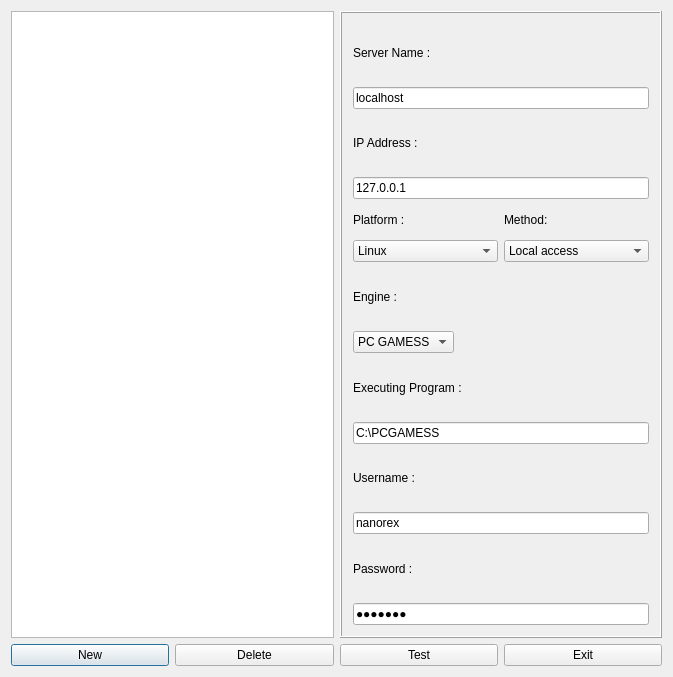
<ui version="4.0" >
 <author></author>
 <comment></comment>
 <exportmacro></exportmacro>
 <class>ServerManagerDialog</class>
 <widget class="QDialog" name="ServerManagerDialog" >
  <property name="geometry" >
   <rect>
    <x>0</x>
    <y>0</y>
    <width>673</width>
    <height>677</height>
   </rect>
  </property>
  <property name="windowTitle" >
   <string>Server Manager</string>
  </property>
  <layout class="QVBoxLayout" >
   <property name="margin" >
    <number>11</number>
   </property>
   <property name="spacing" >
    <number>6</number>
   </property>
   <item>
    <layout class="QHBoxLayout" >
     <property name="margin" >
      <number>0</number>
     </property>
     <property name="spacing" >
      <number>6</number>
     </property>
     <item>
      <widget class="QListWidget" name="server_listview" >
       <column>
        <property name="text" >
         <string>Server ID</string>
        </property>
       </column>
       <column>
        <property name="text" >
         <string>Engine</string>
        </property>
       </column>
      </widget>
     </item>
     <item>
      <widget class="QFrame" name="frame4" >
       <property name="frameShape" >
        <enum>QFrame::Box</enum>
       </property>
       <property name="frameShadow" >
        <enum>QFrame::Raised</enum>
       </property>
       <layout class="QVBoxLayout" >
        <property name="margin" >
         <number>11</number>
        </property>
        <property name="spacing" >
         <number>6</number>
        </property>
        <item>
         <widget class="QLabel" name="textLabel1" >
          <property name="text" >
           <string>Server Name :</string>
          </property>
          <property name="alignment" >
           <set>Qt::AlignLeading|Qt::AlignLeft|Qt::AlignVCenter</set>
          </property>
         </widget>
        </item>
        <item>
         <widget class="QLineEdit" name="name_linedit" >
          <property name="text" >
           <string>localhost</string>
          </property>
         </widget>
        </item>
        <item>
         <widget class="QLabel" name="textLabel1_3" >
          <property name="text" >
           <string>IP Address :</string>
          </property>
          <property name="alignment" >
           <set>Qt::AlignLeading|Qt::AlignLeft|Qt::AlignVCenter</set>
          </property>
         </widget>
        </item>
        <item>
         <widget class="QLineEdit" name="ipaddress_linedit" >
          <property name="text" >
           <string>127.0.0.1</string>
          </property>
         </widget>
        </item>
        <item>
         <layout class="QGridLayout" >
          <property name="margin" >
           <number>0</number>
          </property>
          <property name="spacing" >
           <number>6</number>
          </property>
          <item row="0" column="0" >
           <widget class="QLabel" name="textLabel1_2" >
            <property name="text" >
             <string>Platform :</string>
            </property>
            <property name="alignment" >
             <set>Qt::AlignLeading|Qt::AlignLeft|Qt::AlignVCenter</set>
            </property>
           </widget>
          </item>
          <item row="1" column="1" >
           <widget class="QComboBox" name="method_combox" >
            <item>
             <property name="text" >
              <string>Local access</string>
             </property>
            </item>
            <item>
             <property name="text" >
              <string>Ssh/scp</string>
             </property>
            </item>
            <item>
             <property name="text" >
              <string>Rsh/rcp</string>
             </property>
            </item>
            <item>
             <property name="text" >
              <string>Telnet/ftp</string>
             </property>
            </item>
           </widget>
          </item>
          <item row="0" column="1" >
           <widget class="QLabel" name="textLabel1_6" >
            <property name="text" >
             <string>Method:</string>
            </property>
           </widget>
          </item>
          <item row="1" column="0" >
           <widget class="QComboBox" name="platform_combox" >
            <item>
             <property name="text" >
              <string>Linux</string>
             </property>
            </item>
            <item>
             <property name="text" >
              <string>Mac OS</string>
             </property>
            </item>
            <item>
             <property name="text" >
              <string>Windows</string>
             </property>
            </item>
           </widget>
          </item>
         </layout>
        </item>
        <item>
         <widget class="QLabel" name="textLabel1_4" >
          <property name="text" >
           <string>Engine :</string>
          </property>
          <property name="alignment" >
           <set>Qt::AlignLeading|Qt::AlignLeft|Qt::AlignVCenter</set>
          </property>
         </widget>
        </item>
        <item>
         <layout class="QHBoxLayout" >
          <property name="margin" >
           <number>0</number>
          </property>
          <property name="spacing" >
           <number>6</number>
          </property>
          <item>
           <widget class="QComboBox" name="engine_combox" >
            <item>
             <property name="text" >
              <string>PC GAMESS</string>
             </property>
            </item>
            <item>
             <property name="text" >
              <string>nanoSIM-1</string>
             </property>
            </item>
            <item>
             <property name="text" >
              <string>GAMESS</string>
             </property>
            </item>
           </widget>
          </item>
          <item>
           <spacer>
            <property name="orientation" >
             <enum>Qt::Horizontal</enum>
            </property>
            <property name="sizeType" >
             <enum>QSizePolicy::Expanding</enum>
            </property>
            <property name="sizeHint" >
             <size>
              <width>40</width>
              <height>20</height>
             </size>
            </property>
           </spacer>
          </item>
         </layout>
        </item>
        <item>
         <widget class="QLabel" name="textLabel1_5" >
          <property name="text" >
           <string>Executing Program :</string>
          </property>
          <property name="alignment" >
           <set>Qt::AlignLeading|Qt::AlignLeft|Qt::AlignVCenter</set>
          </property>
         </widget>
        </item>
        <item>
         <widget class="QLineEdit" name="program_linedit" >
          <property name="text" >
           <string>C:\PCGAMESS</string>
          </property>
         </widget>
        </item>
        <item>
         <widget class="QLabel" name="textLabel1_2_2" >
          <property name="text" >
           <string>Username :</string>
          </property>
          <property name="alignment" >
           <set>Qt::AlignLeading|Qt::AlignLeft|Qt::AlignVCenter</set>
          </property>
         </widget>
        </item>
        <item>
         <widget class="QLineEdit" name="username_linedit" >
          <property name="text" >
           <string>nanorex</string>
          </property>
         </widget>
        </item>
        <item>
         <widget class="QLabel" name="textLabel1_2_2_2" >
          <property name="text" >
           <string>Password :</string>
          </property>
          <property name="alignment" >
           <set>Qt::AlignLeading|Qt::AlignLeft|Qt::AlignVCenter</set>
          </property>
         </widget>
        </item>
        <item>
         <widget class="QLineEdit" name="password_linedit" >
          <property name="text" >
           <string>nanorex</string>
          </property>
          <property name="echoMode" >
           <enum>QLineEdit::Password</enum>
          </property>
         </widget>
        </item>
       </layout>
      </widget>
     </item>
    </layout>
   </item>
   <item>
    <layout class="QHBoxLayout" >
     <property name="margin" >
      <number>0</number>
     </property>
     <property name="spacing" >
      <number>6</number>
     </property>
     <item>
      <widget class="QPushButton" name="new_btn" >
       <property name="enabled" >
        <bool>true</bool>
       </property>
       <property name="text" >
        <string>New</string>
       </property>
      </widget>
     </item>
     <item>
      <widget class="QPushButton" name="del_btn" >
       <property name="text" >
        <string>Delete</string>
       </property>
      </widget>
     </item>
     <item>
      <widget class="QPushButton" name="test_btn" >
       <property name="text" >
        <string>Test</string>
       </property>
      </widget>
     </item>
     <item>
      <widget class="QPushButton" name="exit_btn" >
       <property name="text" >
        <string>Exit</string>
       </property>
      </widget>
     </item>
    </layout>
   </item>
  </layout>
 </widget>
 <layoutdefault spacing="6" margin="11" />
 <pixmapfunction>qPixmapFromMimeSource</pixmapfunction>
 <resources/>
 <connections>
  <connection>
   <sender>exit_btn</sender>
   <signal>clicked()</signal>
   <receiver>ServerManagerDialog</receiver>
   <slot>close()</slot>
   <hints>
    <hint type="sourcelabel" >
     <x>20</x>
     <y>20</y>
    </hint>
    <hint type="destinationlabel" >
     <x>20</x>
     <y>20</y>
    </hint>
   </hints>
  </connection>
 </connections>
</ui>
